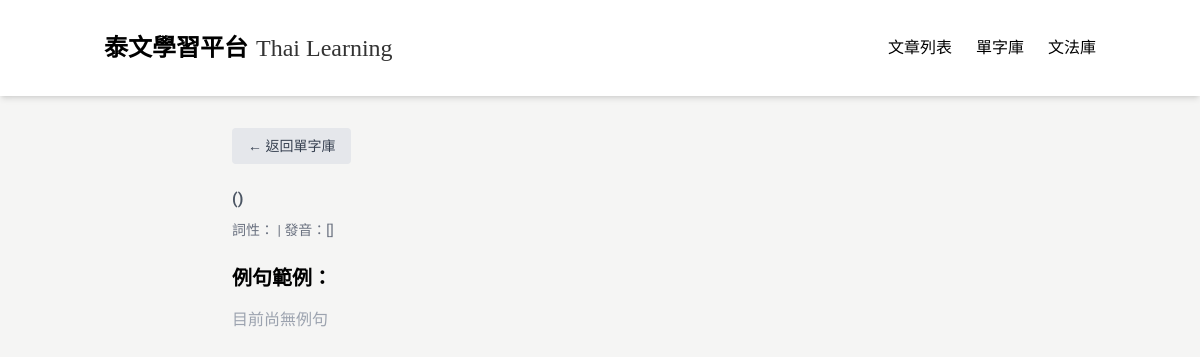
/word/430, run on an earlier commit of the app's database.
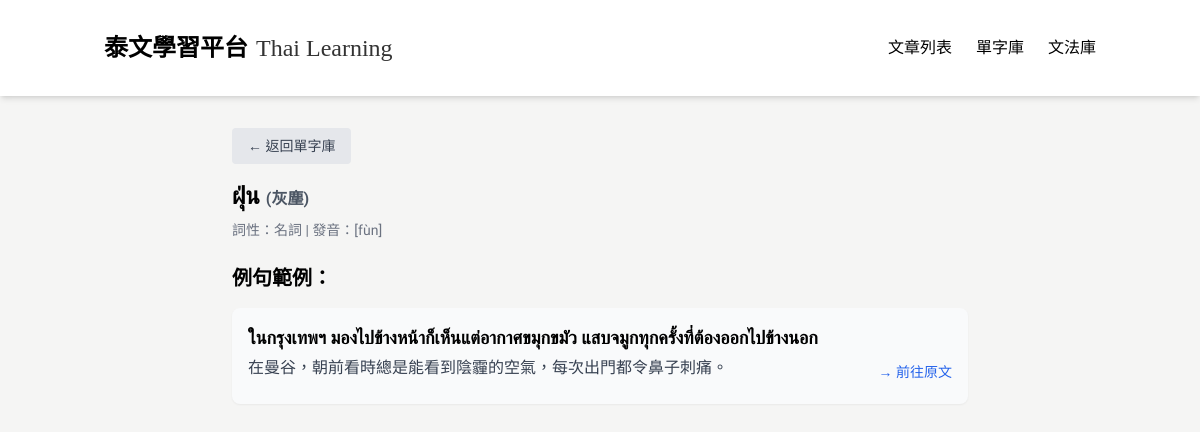
And on a later commit of the database.
### tables this page shows
CREATE TABLE Word (
            id INTEGER PRIMARY KEY AUTOINCREMENT,
            thai TEXT,
            chinese TEXT,
            type TEXT,
            pronunciation TEXT,
            articleId INTEGER,
            createdAt TEXT,
            updatedAt TEXT
        );

CREATE TABLE WordExample (
    id INTEGER PRIMARY KEY AUTOINCREMENT,
    thai TEXT NOT NULL,
    chinese TEXT NOT NULL,
    wordId INTEGER NOT NULL,
    createdAt TEXT NOT NULL,
    updatedAt TEXT NOT NULL, articleId INTEGER REFERENCES Article(id),
    FOREIGN KEY (wordId) REFERENCES Word(id)
);

### app_sqlite.py (the view)
@app.route('/word/<int:word_id>')
def word_detail(word_id):
    conn = get_db_connection()
    word = conn.execute('SELECT * FROM Word WHERE id = ?', (word_id,)).fetchone()
    articles = conn.execute("""
        SELECT Article.*
        FROM Article
        JOIN WordArticle ON Article.id = WordArticle.articleId
        WHERE WordArticle.wordId = ? AND Article.status = 'published'
        ORDER BY Article.createdAt DESC
    """, (word_id,)).fetchall()
    examples = conn.execute("""
        SELECT * FROM WordExample
        WHERE wordId = ?
        ORDER BY createdAt DESC
    """, (word_id,)).fetchall()
    conn.close()
    return render_template('word_detail.html', word=word, articles=articles, examples=examples)

### app_sqlite.py (called while the page is built)
def get_db_connection():
    base_path = os.path.dirname(os.path.abspath(__file__))
    db_path = os.path.join(base_path, 'data.db')
    conn = sqlite3.connect(db_path)  # SQLite 檔名
    conn.row_factory = sqlite3.Row     # 讓取出的資料像字典一樣操作
    return conn

### templates/word_detail.html (shortened to what this page needs)
<!DOCTYPE html>
<html lang="zh-TW">
<head>
  <script src="https://cdn.tailwindcss.com"></script>
</head>
<body>
  <nav class="bg-white shadow-md sticky top-0 z-50">
    <div class="container mx-auto px-4 py-4">
      <div class="flex justify-between items-center py-4">
        <div class="flex items-center space-x-2">
          <a href="/" class="flex items-end space-x-2">
            <span class="nav-title text-2xl font-bold text-black">泰文學習平台</span>
            <span class="nav-subtitle text-2xl text-black/80 self-end">Thai Learning</span>
          </a>
        </div>
        <div class="hidden md:flex space-x-6">
          <a href="/" class="tab-btn active-tab text-black hover:text-gray-700" data-tab="articles">文章列表</a>
          <a href="/vocabulary" class="text-black hover:text-gray-700">單字庫</a>
          <a href="/grammar" class="text-black hover:text-gray-700">文法庫</a>
        </div>
      </div>
    </div>
  </nav>
<div class="max-w-3xl mx-auto px-4 py-8">
  <div class="mb-4">
    <a href="/vocabulary" class="inline-block px-4 py-2 bg-gray-200 text-gray-700 rounded hover:bg-gray-300 text-sm">
      ← 返回單字庫
    </a>
  </div>
  <h1 class="text-2xl font-bold mb-2">{{ word.thai }} <span class="text-base text-gray-600">({{ word.chinese }})</span></h1>
  <p class="text-sm text-gray-500 mb-6">詞性：{{ word.type }} | 發音：[{{ word.pronunciation }}]</p>
  <h2 class="text-xl font-semibold mb-4">例句範例：</h2>
  <ul class="space-y-4">
    {% for example in examples %}
    <li class="bg-gray-50 p-4 rounded-lg shadow-sm">
      <p class="thai-text text-lg font-semibold mb-1">{{ example.thai }}</p>
      <div class="flex justify-between items-center">
        <p class="text-gray-700 mb-2">{{ example.chinese }}</p>
        {% if example.articleId %}
          <a href="/article/{{ example.articleId }}" class="text-sm text-blue-600 hover:underline ml-4 whitespace-nowrap">→ 前往原文</a>
        {% else %}
          <span class="text-sm text-gray-400 ml-4 whitespace-nowrap">無原文連結</span>
        {% endif %}
      </div>
    </li>
    {% else %}
    <li class="text-gray-400">目前尚無例句</li>
    {% endfor %}
  </ul>
</div>
</body>
</html>

What changed in the data, as far as the page shows it:
added Word: thai "ฝุ่น", chinese "灰塵", type "名詞", pronunciation "fùn"
added WordExample: thai "ในกรุงเทพฯ มองไปข้างหน้าก็เห็นแต่อากาศขมุกขมัว แสบจมูกทุกครั้งที่ต้องออกไปข้างนอก", chinese "在曼谷，朝前看時總是能看到陰霾的空氣，每次出門都令鼻子刺痛。"
Also different on the page:
text no longer shown: "目前尚無例句"
